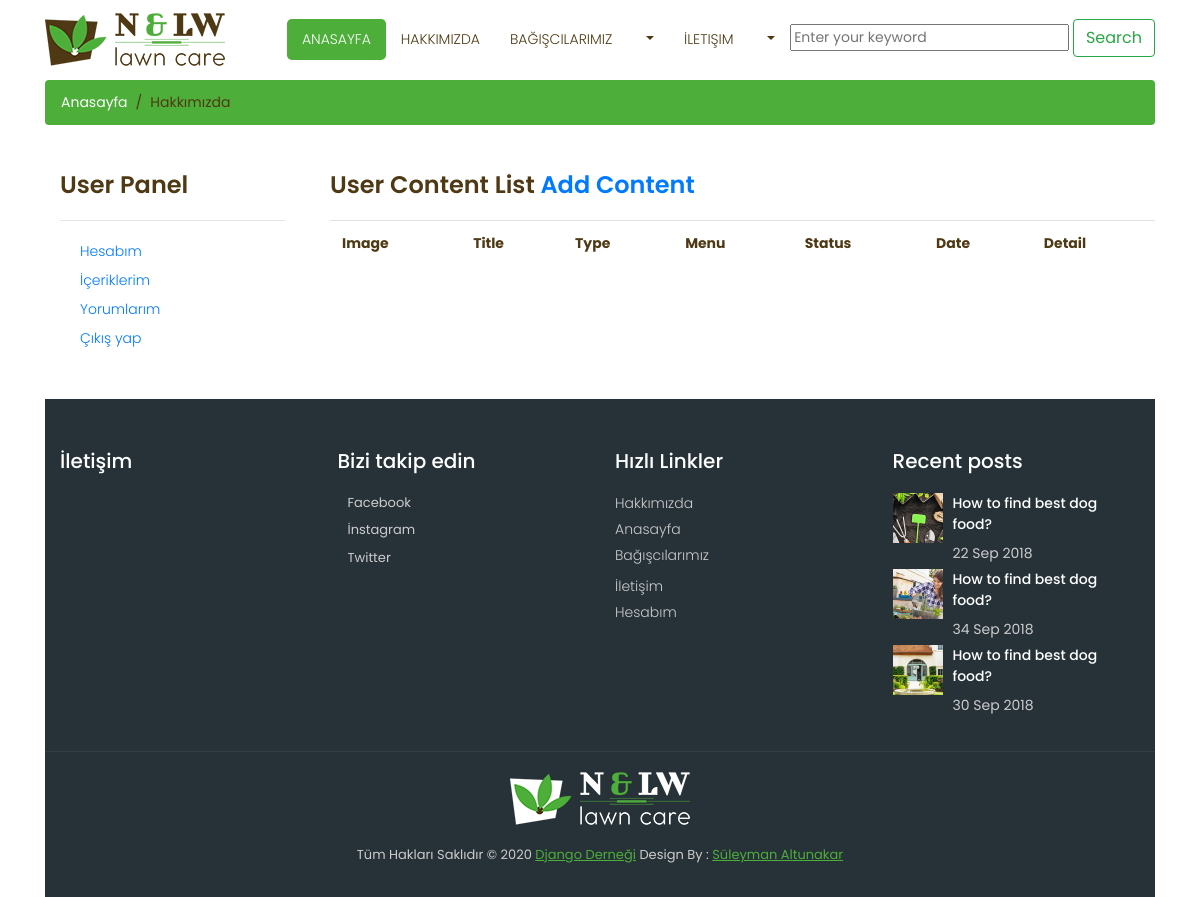
The app's page /user/contents/ (signed in), older data.
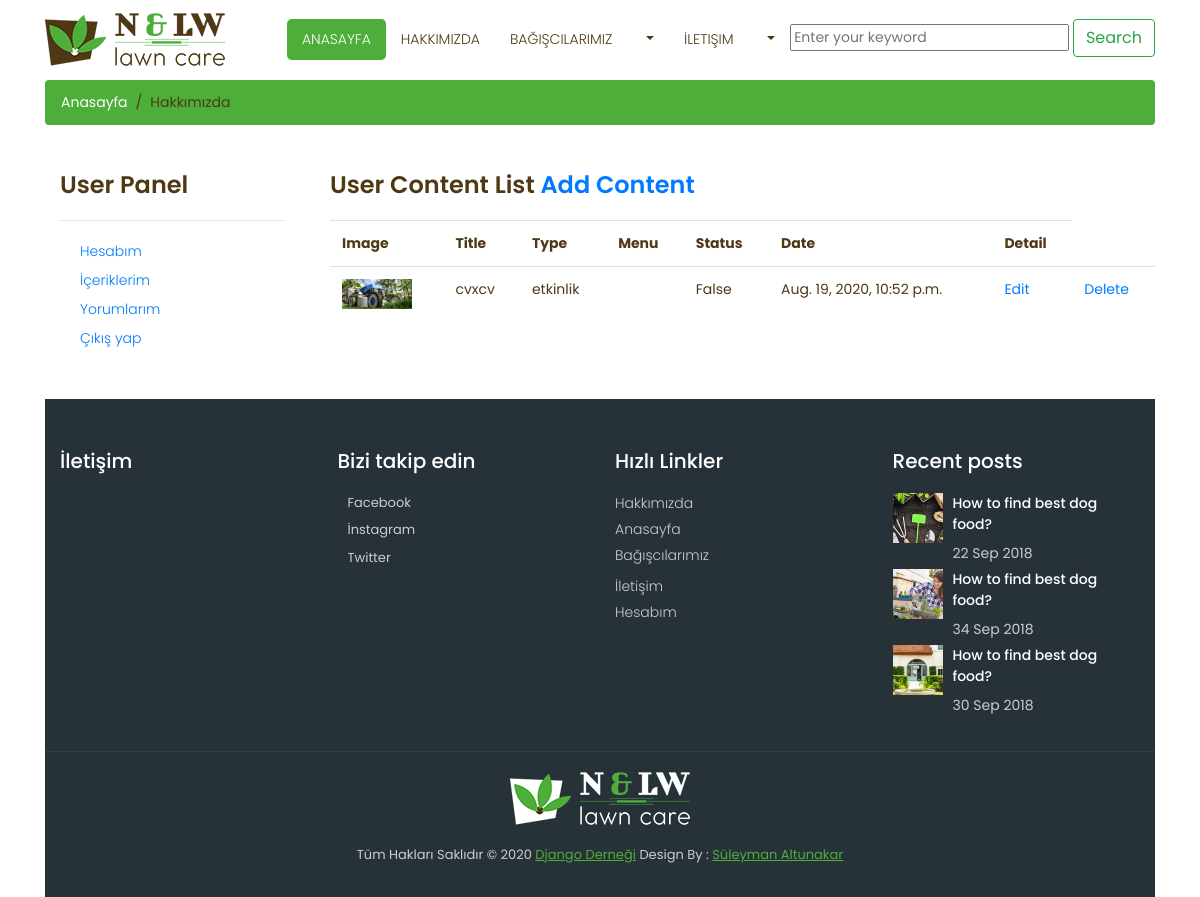
The same page, newer data.
### icerik/models.py (models this page shows, shortened)
class Icerik(models.Model):
    STATUS = (
        ('True', 'Evet'),
        ('False', 'Hayır'),
    )
    user=models.ForeignKey(User,on_delete=models.SET_NULL,null=True)
    type=models.CharField(max_length=10,choices=TYPE)
    title=models.CharField(max_length=150)
    keywords=models.CharField(blank=True,max_length=255)
    description=models.CharField(blank=True,max_length=255)
    image=models.ImageField(upload_to='images/')
    detail=RichTextUploadingField()
    slug=models.SlugField(null=False,unique=True)
    status=models.CharField(max_length=10,choices=STATUS)
    create_at=models.DateTimeField(auto_now_add=True)
    update_at=models.DateTimeField(auto_now=True)
    def image_tag(self):
        return mark_safe('<img src="{}" height="50"/>'.format(self.image.url))
    image_tag.short_description='Image'

### user/views.py (the view)
# urls.py: path('contents/',views.contents,name='contents'),
@login_required(login_url='/login')
def contents(request):
    category=Category.objects.all()
    menu=Menu.objects.all()
    current_user=request.user
    contents=Icerik.objects.filter(user_id=current_user.id)
    context={
        'category':category,
        'menu':menu,
        'contents':contents,
    }
    return render(request,'user_contents.html',context)

### user/templates/user_contents.html (shortened to what this page needs)
{% extends "Homebase.html" %}
{% block body %}
    <div class="container">
		<div class="breadcrumb-main">
			<ol class="breadcrumb">
				<li class="breadcrumb-item">
					<a href="/">Anasayfa</a>
				</li>
				<li class="breadcrumb-item active">Hakkımızda</li>
			</ol>
		</div>
		<div class="about-main">
			<div class="row">
<div class="col-md-3">
                    <div class="container">
                        <div class="map-box">
                            <h2 class="title">User Panel</h2>
                        </div>
                        {% include "user_panel.html" %}
                    </div>
                </div>
				<div class="col-md-9">
					<div class="map-box">
                        <h2 class="title">User Content List <a class="btn-custom" href="/user/addcontent">Add Content</a> </h2>
<table class="table">
    <tr>
        <th class="text-left">Image</th>
        <th class="text-left">Title</th>
        <th class="text-left">Type</th>
        <th class="text-left">Menu</th>
        <th class="text-left">Status</th>
        <th class="text-left">Date</th>
        <th class="text-left">Detail</th>
    </tr>
    {% for rs in contents %}
    <tr>
        <td class="text-left">
            <a href="/icerik/{{ rs.id }}/slug">
            <img src="{{ rs.image.url }}" style="height: 30px" alt="">
            </a>
        </td>
        <td class="text-left">{{ rs.title }}</td>
        <td class="text-left">{{ rs.type }}</td>
        <td class="text-left">{{ rs.menu.title }}</td>
        <td class="text-left">{{ rs.status }}</td>
        <td class="text-left">{{ rs.create_at }}</td>
        <td class="text-left"><a class="btn-custom" href="/user/contentedit/{{ rs.id }}" >Edit</a></td>
        <td class="text-left"><a onclick="return confirm('Delete! Are you sure?')" class="btn-custom" href="/user/contentdelete/{{ rs.id }}">Delete</a></td>
    </tr>
{% endfor %}
</table>
					</div>
				</div>
			</div>
		</div>
{% endblock %}

### home/templates/Homebase.html (shortened to what this page needs)
<!DOCTYPE html>
<html lang="en">
<head>
    {% load static %}
	<link href="{% static 'vendor/bootstrap/css/bootstrap.min.css' %}" rel="stylesheet">
	<link href="{% static 'css/style.css' %}" rel="stylesheet">
</head>
    {% include 'navigation.html' %}
    {% block body %}  {% endblock %}
    {% include 'footer.html' %}
<body>
</body>
</html>

### home/templates/navigation.html (shortened to what this page needs)
{% load static %}
<nav class="navbar fixed-top navbar-expand-lg navbar-dark bg-light top-nav fixed-top">
    <div class="container">
        <a class="navbar-brand" href="/">
            <img src="{% static '/images/logo.png' %}" alt="logo"/>
        </a>
        <div class="collapse navbar-collapse" id="navbarResponsive">
            <ul class="navbar-nav ml-auto">
                <li class="nav-item">
                    <a class="nav-link active" href="/">Anasayfa</a>
                </li>
                <li class="nav-item">
                    <a class="nav-link" href="/hakkimizda">Hakkımızda</a>
                </li>
                <li class="nav-item">
                    <a class="nav-link" href="/bagiscilar">Bağışcılarımız</a>
                </li>
                {% load mptt_tags %}
                {% recursetree category %}
                    <li class="nav-item dropdown">
                        <a class="nav-link dropdown-toggle"  id="navbarDropdownPortfolio"} data-toggle="dropdown" aria-haspopup="true"  aria-expanded="true" href="/category/{{ node.id }}/{{ node.slug }}">{{ node.title }} </a>
                    </li>
                {% endrecursetree %}
                <li class="nav-item">
                    <a class="nav-link" href="/iletisim">İletişim</a>
                </li>
            {% if user.id is not None %}
                <li class="nav-item dropdown">
                     <a class="nav-link dropdown-toggle" href="#" id="navbarDropdownPortfolio" data-toggle="dropdown" aria-haspopup="true" aria-expanded="false">
                     </a>
                    {% else %}
                    <a class="dropdown-item" href="/login/">Giriş Yap</a>
                    <a class="dropdown-item" href="/signup/">Kayıt ol</a>
                    {% endif %}
                  </li>
<li>
            <form action="/search/" class="col-xs-6 visible-xs" >
      <input id="query" name="query" class="input search" type="text" placeholder="Enter your keyword">
      <button class="btn btn-outline-success my-2 my-sm-0" type="submit">Search</button>
    </form>
            </li>
            </ul>
        </div>
    </div>
</nav>

### user/templates/user_panel.html
<div class="table">
    <hr>
    <ul class="list-group">
        <li><a href="/user">Hesabım</a></li>
        <li><a href="/user/contents">İçeriklerim</a></li>
        <li><a href="/user/comments/">Yorumlarım</a></li>
        <li><a href="/logout/">Çıkış yap</a></li>
    </ul>
</div>

### home/templates/footer.html (shortened to what this page needs)
{% load static %}
    <footer class="footer">
        <div class="container bottom_border">
            <div class="row">
               <div class="col-lg-3 col-md-6 col-sm-6 col">
					<h5 class="headin5_amrc col_white_amrc pt2">İletişim</h5>
               </div>
               <div class="col-lg-3 col-md-6 col-sm-6 col">
					<h5 class="headin5_amrc col_white_amrc pt2">Bizi takip edin</h5>
					<ul class="footer_ul2_amrc">
						<li>
							<p>Facebook <a href="{{ setting.facebook }}">{{ setting.facebook }}</a></p>
						</li>
						<li>
							<p>İnstagram <a href="{{ setting.instagram }}">{{ setting.instagram }}</a></p>
						</li>
						<li>
							<p>Twitter <a href="{{ setting.twitter }}">{{ setting.twitter }}</a></p>
						</li>
					</ul>
				</div>
				<div class="col-lg-3 col-md-6 col-sm-6">
					<h5 class="headin5_amrc col_white_amrc pt2">Hızlı Linkler</h5>
					<ul class="footer_ul_amrc">
						<li><a href="/hakkimizda">Hakkımızda</a></li>
						<li><a href="/">Anasayfa</a></li>
						<li><a href="/bagiscilar">Bağışcılarımız</a></li>
						<li><a href="/category/{{ node.id }}/{{ node.slug }}">{{ node.title }}</a></li>
						<li><a href="/iletisim">İletişim</a></li>
						<li><a href="/user">Hesabım</a></li>
					</ul>
				</div>
				<div class="col-lg-3 col-md-6 col-sm-6 ">
					<h5 class="headin5_amrc col_white_amrc pt2">Recent posts</h5>
					<ul class="footer_ul_amrc">
						<li class="media">
							<div class="media-left">
								<img class="img-fluid" src="{% static 'images/post-img-01.jpg' %}" alt="" />
							</div>
							<div class="media-body">
								<p>How to find best dog food?</p>
								<span>22 Sep 2018</span>
							</div>
						</li>
						<li class="media">
							<div class="media-left">
								<img class="img-fluid" src="{% static 'images/post-img-02.jpg' %}" alt="" />
							</div>
							<div class="media-body">
								<p>How to find best dog food?</p>
								<span>34 Sep 2018</span>
							</div>
						</li>
						<li class="media">
							<div class="media-left">
								<img class="img-fluid" src="{% static 'images/post-img-03.jpg' %}" alt="" />
							</div>
							<div class="media-body">
								<p>How to find best dog food?</p>
								<span>30 Sep 2018</span>
							</div>
						</li>
					</ul>
				</div>
			</div>
		</div>
        <div class="container">
            <div class="footer-logo">
				<a href="#"><img src="{% static 'images/footer-logo.png' %}" alt="" /></a>
			</div>
            <p class="copyright text-center">Tüm Hakları Saklıdır &copy; 2020 <a href="/">Django Derneği</a> Design By :
				<a href="{{ setting.instagram }}">Süleyman Altunakar</a>
            </p>
        </div>
    </footer>

### home/static/css/style.css (style rules this page uses)
body { padding-top: 54px; font-family: 'Poppins', sans-serif; font-size: 14px; color: #4e3914; }
@media (min-width: 992px) { body { padding-top: 80px; } }
.top-nav { background-color: #ffffff !important; }
.navbar-expand-lg.top-nav .navbar-nav .nav-link { padding: 10px 15px; color: #4e3914; font-size: 14px; font-weight: 300; text-transform: uppercase; }
.navbar-expand-lg.top-nav .navbar-nav .nav-link.active { background: #4eae3a; color: #ffffff; border-radius: 4.8px; }
.about-main { padding: 30px 0px; }
.about-main h2 { font-size: 24px; font-weight: 600; margin-bottom: 20px; }
.about-main ul { padding-left: 20px; }
.about-main ul li { position: relative; font-weight: 300; list-style: none; line-height: 29px; }
.about-main ul li:before { content: "\f0da"; font-family: 'Font Awesome 5 Free'; font-weight: 900; position: absolute; left: -15px; top: 0px; color: #4eae3a; }
.footer { width:100%; background-color:#263238; min-height:250px; padding:10px 0px 25px 0px; }
.pt2 { padding-top:40px ; margin-bottom:20px ; color: #ffffff; font-weight: 500; }
footer p { font-size:13px; color:#CCC; padding-bottom:0px; margin-bottom:8px; }
.footer_ul_amrc { margin:0px ; list-style-type:none ; font-size:14px; padding:0px 0px 10px 0px ; }
.footer_ul_amrc li { padding:0px 0px 5px 0px; }
.footer_ul_amrc li a { color:#cccccc; font-size: 14px; font-weight: 300; }
.footer_ul_amrc li .media-left { margin-right: 10px; }
.footer_ul_amrc li .media-left img { max-width: 50px; }
.footer_ul_amrc li .media-body p { font-size: 14px; font-weight: 500; color: #ffffff; }
.footer_ul_amrc li .media-body span { color: #cccccc; font-size: 14px; font-weight: 400; }
.footer_ul2_amrc { margin:0px; list-style-type:none; padding:0px; }
.footer_ul2_amrc li p { display:table; }
.bottom_border { border-bottom:1px solid #323f45; padding-bottom:20px; }
.footer-logo { padding: 20px 0px; text-align: center; }
.copyright a { color: #4eae3a; text-decoration: underline; }
.breadcrumb-main .breadcrumb { background: #4eae3a; }
.breadcrumb-main .breadcrumb li a { color: #ffffff; }
.breadcrumb-main .breadcrumb li { color: #4e3914; }
.breadcrumb-main .breadcrumb-item + .breadcrumb-item::before { color: #4e3914; }

Row changes from the older to the newer data that the page shows:
added Icerik: image (picture), title "cvxcv", type "etkinlik", status "False", create_at "Aug. 19, 2020, 10:52 p.m."
